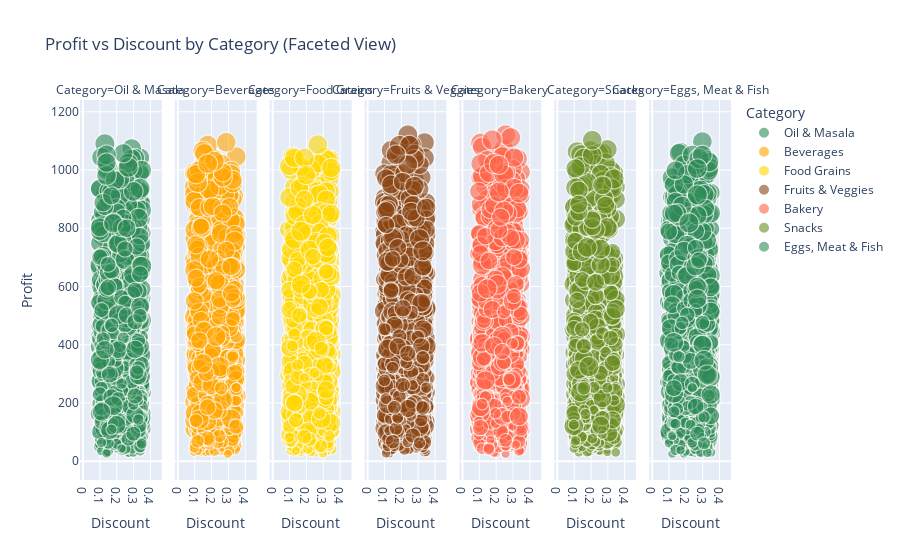

The cell this chart's notebook holds for it:
### Code cell
fig6 = px.scatter(
    df, x="Discount", y="Profit",
    size="Sales",
    color="Category",
    hover_data=["Sub Category", "City"],
    opacity=0.6,
    facet_col="Category",  # separate scatter for each category
    color_discrete_sequence=supermart_colors,
    title="Profit vs Discount by Category (Faceted View)"
)

fig6.show()

### Figure 1 — Plotly figure (JSON) as saved in the notebook; plotly's stock layout.template omitted (floating-point values rounded to 4 significant figures; data arrays with more than 128 entries replaced by an {"elided": "..."} marker saying what was removed)
{"data": [{"customdata": {"elided": "1361x2 str values"}, "hovertemplate": "Category=Oil & Masala<br>Discount=%{x}<br>Profit=%{y}<br>Sales=%{marker.size}<br>Sub Category=%{customdata[0]}<br>City=%{customdata[1]}<extra></extra>", "legendgroup": "Oil & Masala", "marker": {"color": "#2E8B57", "opacity": 0.6, "size": {"elided": "1361 int values"}, "sizemode": "area", "sizeref": 6.25, "symbol": "circle"}, "mode": "markers", "name": "Oil & Masala", "showlegend": true, "type": "scattergl", "x": {"elided": "1361 float values"}, "xaxis": "x", "y": {"elided": "1361 float values"}, "yaxis": "y"}, {"customdata": {"elided": "1400x2 str values"}, "hovertemplate": "Category=Beverages<br>Discount=%{x}<br>Profit=%{y}<br>Sales=%{marker.size}<br>Sub Category=%{customdata[0]}<br>City=%{customdata[1]}<extra></extra>", "legendgroup": "Beverages", "marker": {"color": "#FFA500", "opacity": 0.6, "size": {"elided": "1400 int values"}, "sizemode": "area", "sizeref": 6.25, "symbol": "circle"}, "mode": "markers", "name": "Beverages", "showlegend": true, "type": "scattergl", "x": {"elided": "1400 float values"}, "xaxis": "x2", "y": {"elided": "1400 float values"}, "yaxis": "y2"}, {"customdata": {"elided": "1398x2 str values"}, "hovertemplate": "Category=Food Grains<br>Discount=%{x}<br>Profit=%{y}<br>Sales=%{marker.size}<br>Sub Category=%{customdata[0]}<br>City=%{customdata[1]}<extra></extra>", "legendgroup": "Food Grains", "marker": {"color": "#FFD700", "opacity": 0.6, "size": {"elided": "1398 int values"}, "sizemode": "area", "sizeref": 6.25, "symbol": "circle"}, "mode": "markers", "name": "Food Grains", "showlegend": true, "type": "scattergl", "x": {"elided": "1398 float values"}, "xaxis": "x3", "y": {"elided": "1398 float values"}, "yaxis": "y3"}, {"customdata": {"elided": "1418x2 str values"}, "hovertemplate": "Category=Fruits & Veggies<br>Discount=%{x}<br>Profit=%{y}<br>Sales=%{marker.size}<br>Sub Category=%{customdata[0]}<br>City=%{customdata[1]}<extra></extra>", "legendgroup": "Fruits & Veggies", "marker": {"color": "#8B4513", "opacity": 0.6, "size": {"elided": "1418 int values"}, "sizemode": "area", "sizeref": 6.25, "symbol": "circle"}, "mode": "markers", "name": "Fruits & Veggies", "showlegend": true, "type": "scattergl", "x": {"elided": "1418 float values"}, "xaxis": "x4", "y": {"elided": "1418 float values"}, "yaxis": "y4"}, {"customdata": {"elided": "1413x2 str values"}, "hovertemplate": "Category=Bakery<br>Discount=%{x}<br>Profit=%{y}<br>Sales=%{marker.size}<br>Sub Category=%{customdata[0]}<br>City=%{customdata[1]}<extra></extra>", "legendgroup": "Bakery", "marker": {"color": "#FF6347", "opacity": 0.6, "size": {"elided": "1413 int values"}, "sizemode": "area", "sizeref": 6.25, "symbol": "circle"}, "mode": "markers", "name": "Bakery", "showlegend": true, "type": "scattergl", "x": {"elided": "1413 float values"}, "xaxis": "x5", "y": {"elided": "1413 float values"}, "yaxis": "y5"}, {"customdata": {"elided": "1514x2 str values"}, "hovertemplate": "Category=Snacks<br>Discount=%{x}<br>Profit=%{y}<br>Sales=%{marker.size}<br>Sub Category=%{customdata[0]}<br>City=%{customdata[1]}<extra></extra>", "legendgroup": "Snacks", "marker": {"color": "#6B8E23", "opacity": 0.6, "size": {"elided": "1514 int values"}, "sizemode": "area", "sizeref": 6.25, "symbol": "circle"}, "mode": "markers", "name": "Snacks", "showlegend": true, "type": "scattergl", "x": {"elided": "1514 float values"}, "xaxis": "x6", "y": {"elided": "1514 float values"}, "yaxis": "y6"}, {"customdata": {"elided": "1490x2 str values"}, "hovertemplate": "Category=Eggs, Meat & Fish<br>Discount=%{x}<br>Profit=%{y}<br>Sales=%{marker.size}<br>Sub Category=%{customdata[0]}<br>City=%{customdata[1]}<extra></extra>", "legendgroup": "Eggs, Meat & Fish", "marker": {"color": "#2E8B57", "opacity": 0.6, "size": {"elided": "1490 int values"}, "sizemode": "area", "sizeref": 6.25, "symbol": "circle"}, "mode": "markers", "name": "Eggs, Meat & Fish", "showlegend": true, "type": "scattergl", "x": {"elided": "1490 float values"}, "xaxis": "x7", "y": {"elided": "1490 float values"}, "yaxis": "y7"}], "layout": {"annotations": [{"font": {}, "showarrow": false, "text": "Category=Oil & Masala", "x": 0.06286, "xanchor": "center", "xref": "paper", "y": 1, "yanchor": "bottom", "yref": "paper"}, {"font": {}, "showarrow": false, "text": "Category=Beverages", "x": 0.2086, "xanchor": "center", "xref": "paper", "y": 1, "yanchor": "bottom", "yref": "paper"}, {"font": {}, "showarrow": false, "text": "Category=Food Grains", "x": 0.3543, "xanchor": "center", "xref": "paper", "y": 1, "yanchor": "bottom", "yref": "paper"}, {"font": {}, "showarrow": false, "text": "Category=Fruits & Veggies", "x": 0.5, "xanchor": "center", "xref": "paper", "y": 1, "yanchor": "bottom", "yref": "paper"}, {"font": {}, "showarrow": false, "text": "Category=Bakery", "x": 0.6457, "xanchor": "center", "xref": "paper", "y": 1, "yanchor": "bottom", "yref": "paper"}, {"font": {}, "showarrow": false, "text": "Category=Snacks", "x": 0.7914, "xanchor": "center", "xref": "paper", "y": 1, "yanchor": "bottom", "yref": "paper"}, {"font": {}, "showarrow": false, "text": "Category=Eggs, Meat & Fish", "x": 0.9371, "xanchor": "center", "xref": "paper", "y": 1, "yanchor": "bottom", "yref": "paper"}], "legend": {"itemsizing": "constant", "title": {"text": "Category"}, "tracegroupgap": 0}, "title": {"text": "Profit vs Discount by Category (Faceted View)"}, "xaxis": {"anchor": "y", "domain": [0, 0.1257], "title": {"text": "Discount"}}, "xaxis2": {"anchor": "y2", "domain": [0.1457, 0.2714], "matches": "x", "title": {"text": "Discount"}}, "xaxis3": {"anchor": "y3", "domain": [0.2914, 0.4171], "matches": "x", "title": {"text": "Discount"}}, "xaxis4": {"anchor": "y4", "domain": [0.4371, 0.5629], "matches": "x", "title": {"text": "Discount"}}, "xaxis5": {"anchor": "y5", "domain": [0.5829, 0.7086], "matches": "x", "title": {"text": "Discount"}}, "xaxis6": {"anchor": "y6", "domain": [0.7286, 0.8543], "matches": "x", "title": {"text": "Discount"}}, "xaxis7": {"anchor": "y7", "domain": [0.8743, 1.0], "matches": "x", "title": {"text": "Discount"}}, "yaxis": {"anchor": "x", "domain": [0, 1], "title": {"text": "Profit"}}, "yaxis2": {"anchor": "x2", "domain": [0, 1], "matches": "y", "showticklabels": false}, "yaxis3": {"anchor": "x3", "domain": [0, 1], "matches": "y", "showticklabels": false}, "yaxis4": {"anchor": "x4", "domain": [0, 1], "matches": "y", "showticklabels": false}, "yaxis5": {"anchor": "x5", "domain": [0, 1], "matches": "y", "showticklabels": false}, "yaxis6": {"anchor": "x6", "domain": [0, 1], "matches": "y", "showticklabels": false}, "yaxis7": {"anchor": "x7", "domain": [0, 1], "matches": "y", "showticklabels": false}}}
